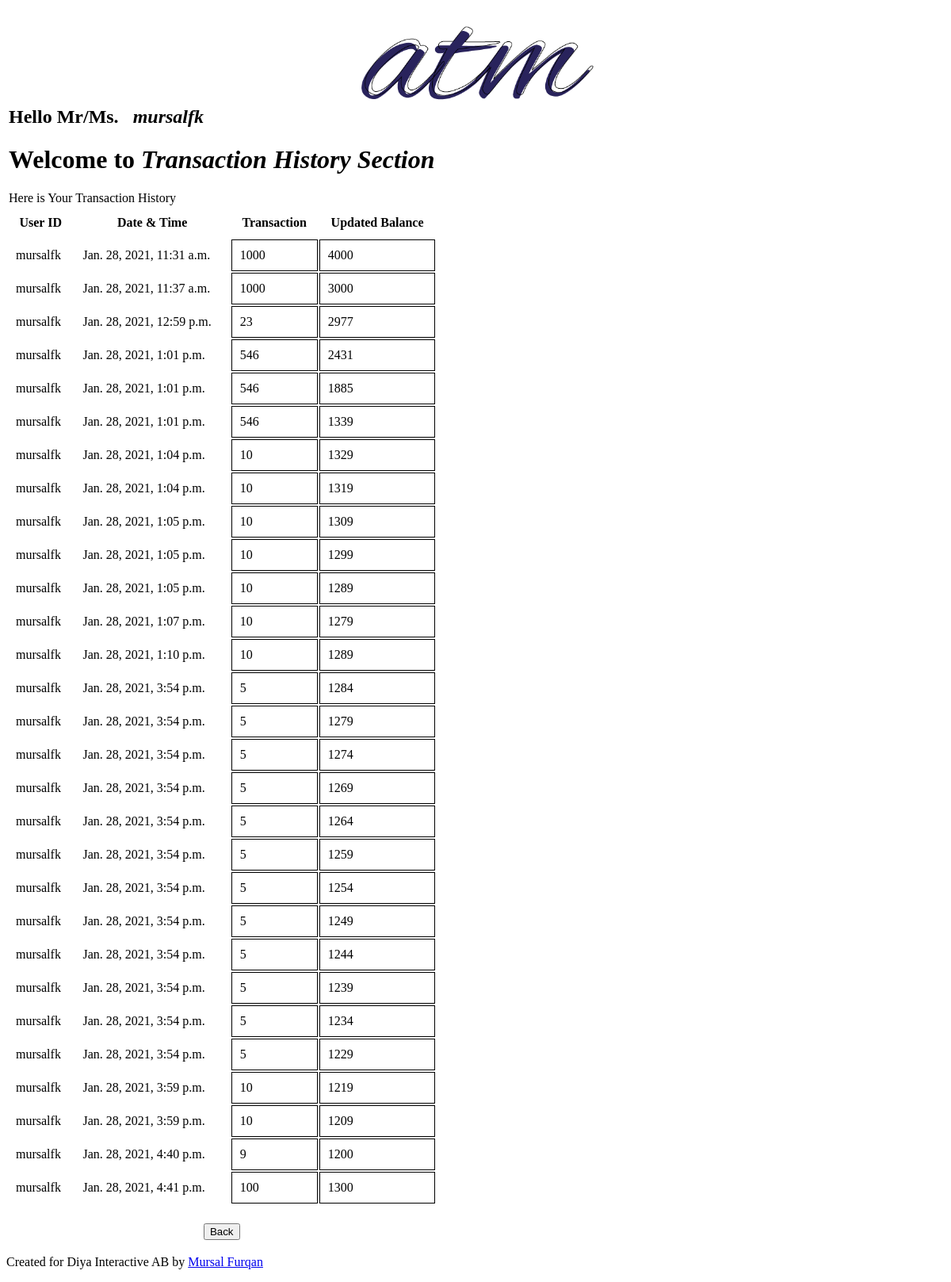
The app's page /tranc_history/ (signed in), older data.
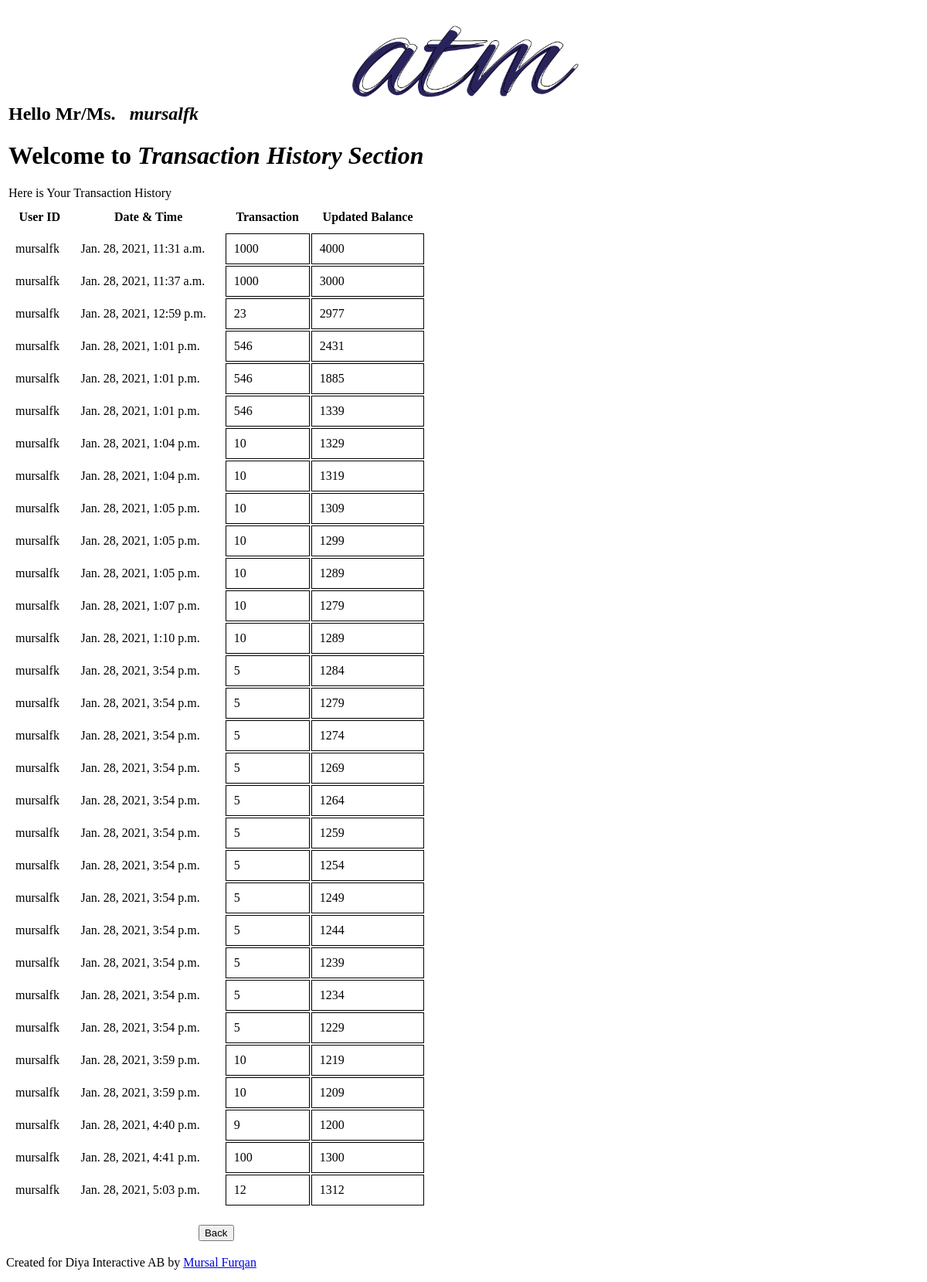
The same page, newer data.
### app/models.py (models this page shows)
class TransactionHistory(models.Model):
    user_id = models.ForeignKey(User, on_delete=models.CASCADE, default = None)
    dateTime_field = models.DateTimeField(default = datetime.now, blank = True)
    remaining_amount = models.CharField(max_length = 20, default = None)
    withdrawl_amount = models.CharField(max_length = 20, default = None)

### app/views.py (the view)
# urls.py: path('tranc_history/', views.tranc_history, name="tranc_history_atm"),
@login_required(login_url='/')
def tranc_history(request):
    user = request.user
    td = TransactionHistory.objects.filter(user_id = user)
    context = {
        'history_td' : td,
        'title':'Transaction History',
    }
    return render(request, 'atm_py/tranc_history.html', context)

### atm_py/templates/atm_py/tranc_history.html
{% block content %}
  <div class="wrapper">
    <table  class = "div_tranc_history wrapper">
      <tr>
        <td colspan="4">
          <h2>Hello Mr/Ms. &nbsp; <i>{{request.user}}</i></h2>
          <h1>Welcome to <b><i>Transaction History Section</i></b></h1>
          Here is Your Transaction History
        </td>
      </tr>
      <tr>
        <th style="padding: 10px;">User ID</th>
        <th style="padding: 10px;">Date & Time</th>
        <th style="padding: 10px;">Transaction</th>
        <th style="padding: 10px;">Updated Balance</th>
      </tr>
      {% for i in history_td  %}
      <tr>
        <td style="padding: 10px; ">{{i.user_id}}</td>
        <td style="padding: 10px; ">{{i.dateTime_field}}</td>
        <td style="padding: 10px; border: 1px solid rgb(0, 0, 0)">{{i.withdrawl_amount}}</td>
        <td style="padding: 10px; border: 1px solid rgb(0, 0, 0)">{{i.remaining_amount}}</td>
      </tr>
      {% endfor %}
      <tr>
        <td>&nbsp;</td>
      </tr>
      <tr>
        <td colspan="4">
          <center>
            <a href={% url 'welcome-atm' %}><button>Back</button></a>
          </center>
        </td>
      </tr>
    </table>
  </div>
{% endblock content %}

Row changes from the older to the newer data that the page shows:
added TransactionHistory: user_id "mursalfk", dateTime_field "Jan. 28, 2021, 5:03 p.m.", withdrawl_amount "12", remaining_amount "1312"
